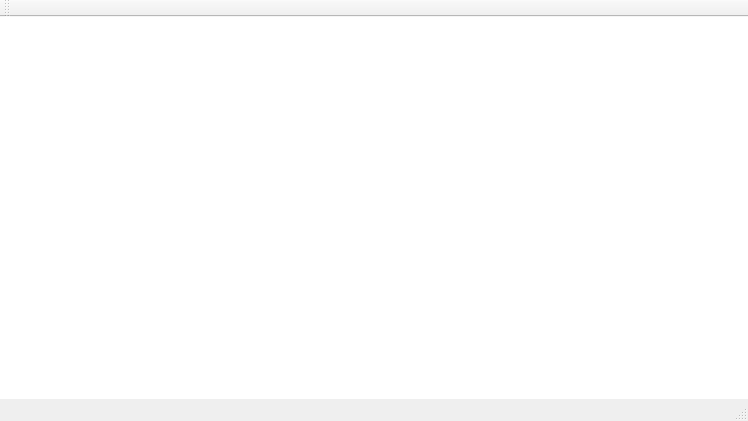
<?xml version="1.0" encoding="UTF-8"?>
<ui version="4.0">
 <class>BShipQTClass</class>
 <widget class="QMainWindow" name="BShipQTClass">
  <property name="geometry">
   <rect>
    <x>0</x>
    <y>0</y>
    <width>748</width>
    <height>421</height>
   </rect>
  </property>
  <property name="windowTitle">
   <string>BShipQT</string>
  </property>
  <widget class="QWidget" name="centralWidget">
   <widget class="QGraphicsView" name="graphicsView">
    <property name="geometry">
     <rect>
      <x>-80</x>
      <y>-40</y>
      <width>871</width>
      <height>441</height>
     </rect>
    </property>
    <property name="minimumSize">
     <size>
      <width>256</width>
      <height>0</height>
     </size>
    </property>
    <property name="styleSheet">
     <string notr="true">background:url(:/BShipQT/Resources/genSplash_fortesting.jpg)
</string>
    </property>
   </widget>
  </widget>
  <widget class="QMenuBar" name="menuBar">
   <property name="geometry">
    <rect>
     <x>0</x>
     <y>0</y>
     <width>748</width>
     <height>21</height>
    </rect>
   </property>
  </widget>
  <widget class="QToolBar" name="mainToolBar">
   <attribute name="toolBarArea">
    <enum>TopToolBarArea</enum>
   </attribute>
   <attribute name="toolBarBreak">
    <bool>false</bool>
   </attribute>
  </widget>
  <widget class="QStatusBar" name="statusBar"/>
 </widget>
 <layoutdefault spacing="6" margin="11"/>
 <resources>
  <include location="bshipqt.qrc"/>
 </resources>
 <connections/>
</ui>
